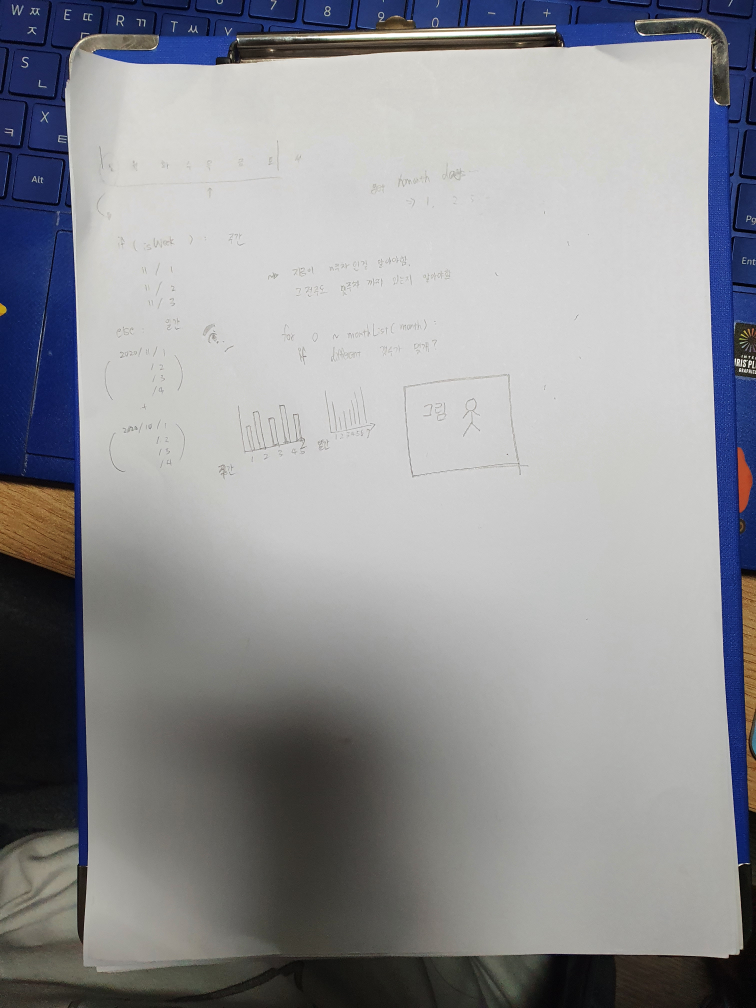
//> input picture ImageContrast/ImageContrast/imgex.jpg, 3024 x 4032 px (shown at 1/4 size)
$ ./imageContrast   (built with g++ and OpenCV 4)
//> lines starting //> are read from the running program, lines starting //| are printed output that depends on the picture
#include <opencv2/opencv.hpp>
#include <opencv2/highgui/highgui.hpp>
#include <vector>
#include <iostream>

#define DIV_NUM 4.5
#define MAX_GRAYSCALE_VALUE 256

using namespace cv;
using namespace std;

int findMiddleValue(int* histogram, int maxPixel);
void makeGrayHistogram(Mat grayImg, int* histogram, int width, int height);
void contrast(Mat src, Mat dst, float alpha);
int grayAt(Mat img, int x, int y);
int imgAt(Mat img, int x, int y, int c);
void setAt(Mat img, int x, int y, int c, int value);

int main(void) {
	Mat img = imread("imgex.jpg", IMREAD_COLOR);
//> img is the input picture: 4032 rows x 3024 cols, CV_8UC3; mean B, G, R 150.2, 146.7, 146

	int height = img.rows;
//> height = 4032
	int width = img.cols;
//> width = 3024

	Mat dst;

	Mat img_higher_contrast = Mat::zeros(height, width, CV_8UC3);
	// We can get contrasted image with adjusting alpha value ( which need to be over 1 ).
	contrast(img, img_higher_contrast, 1.15);
//> in contrast, `cvtColor(src, gray, COLOR_BGR2GRAY);`:
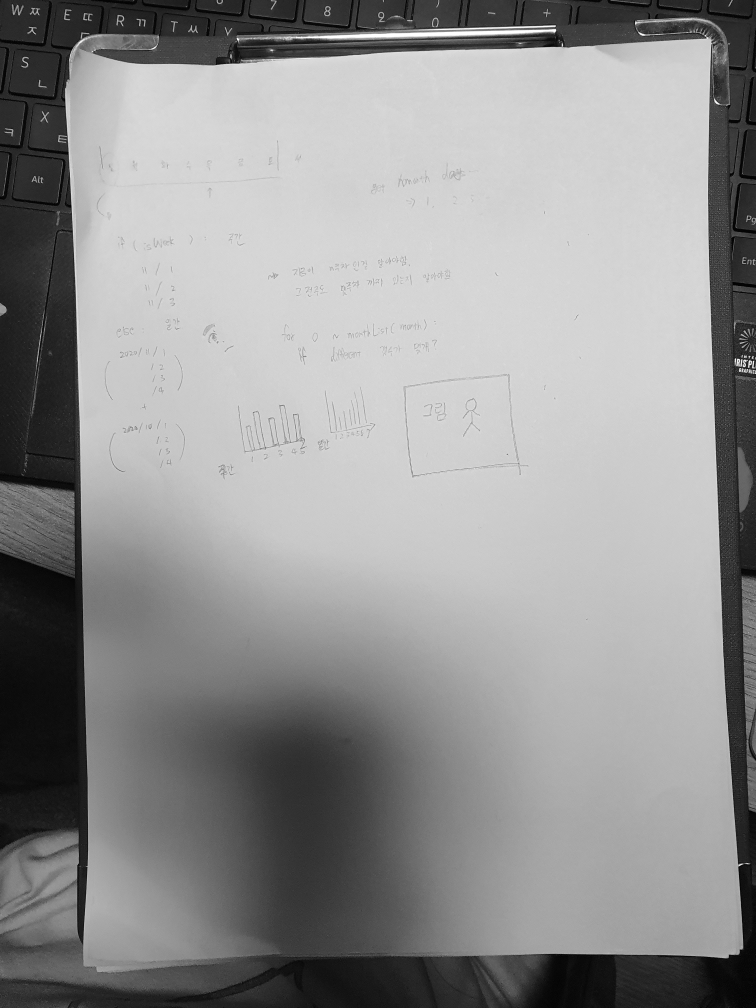
//> gray: 4032 rows x 3024 cols, CV_8UC1 (shown at 1/4 size); min 0, max 255, mean 147
//> in contrast, `makeGrayHistogram(gray, histogram, width, height);`: histogram = 256 values, max 500287 at index 211, min 173 at index 240, mean 47628
//> in findMiddleValue, `int addUp = histogram[index];`: addUp = 253
//> the loop in findMiddleValue, `while (addUp < int(maxPixel / 2))` made 173 passes
//> addUp on passes 1 to 3: 2102, 7833, 17104
//> after the loop in findMiddleValue, `while (addUp < int(maxPixel / 2))`: index = 173; addUp = 6108624
//> in contrast, `int midIndex = findMiddleValue(histogram, width * height);`: midIndex = 173
//> after the loop in contrast, `for (int x = 0; x < width; x++)`:
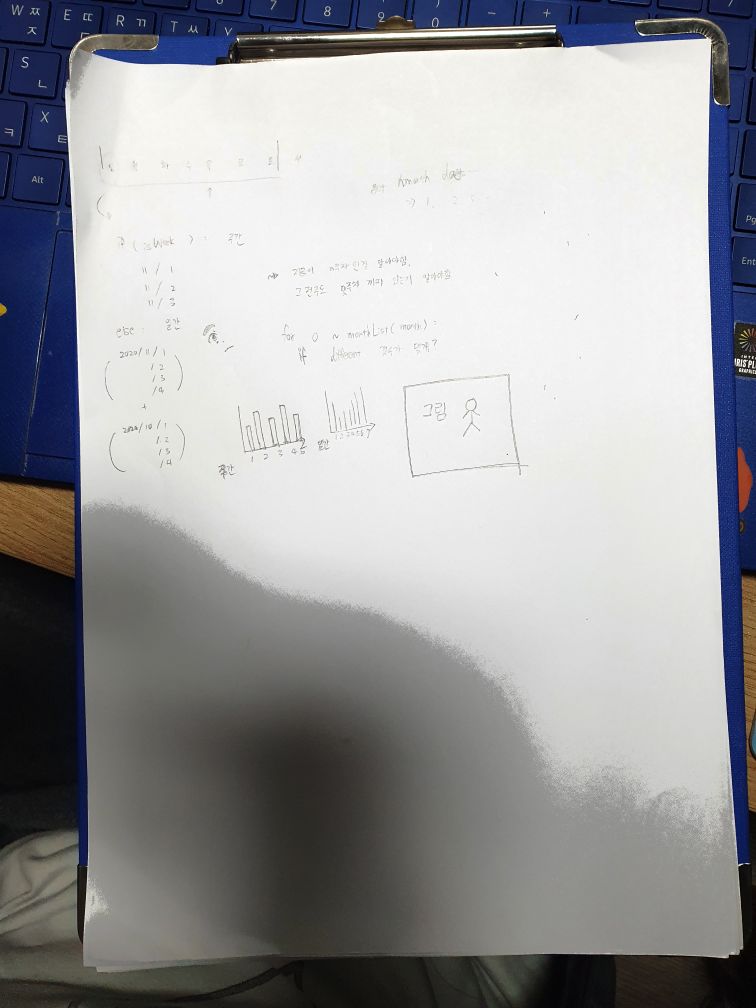
//> dst: 4032 rows x 3024 cols, CV_8UC3 (shown at 1/4 size); mean B, G, R 158.6, 155.8, 155.2
	// equalizeHist(img, img_higher_contrast);
	//img.convertTo(img_higher_contrast, -1, 1.5, 0);

	resize(img_higher_contrast, dst, Size(int(width / DIV_NUM), int(height / DIV_NUM)), 0, 0, INTER_LINEAR);
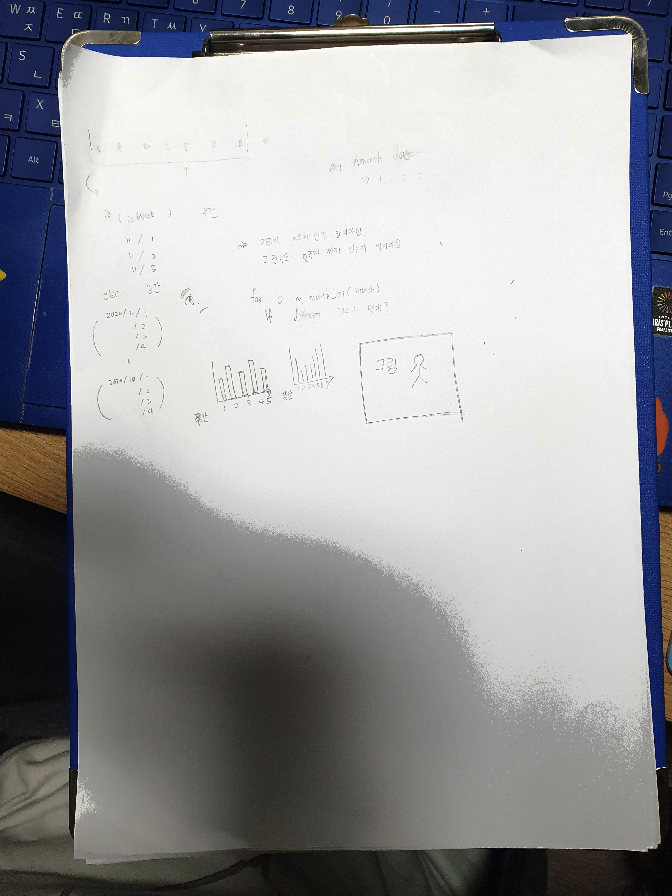
//> dst: 896 rows x 672 cols, CV_8UC3; mean B, G, R 158.5, 155.8, 155.1
	imshow("예시 파일", dst);
	waitKey();
	return 0;
}

void contrast(Mat src, Mat dst, float alpha) {
	// src의 입력에서 alpha 만큼 강조하여 대비를 준다.
	Mat gray;
	cvtColor(src, gray, COLOR_BGR2GRAY);
	int height = gray.rows;
	int width = gray.cols;
	int histogram[MAX_GRAYSCALE_VALUE];

	// Init for histogram.
	for (int i = 0; i < MAX_GRAYSCALE_VALUE; i++) {
		histogram[i] = 0;
	}

	// Set histogram.
	makeGrayHistogram(gray, histogram, width, height);
	int midIndex = findMiddleValue(histogram, width * height);

	for (int x = 0; x < width; x++) {
		for (int y = 0; y < height; y++) {
			for (int c = 0; c < 3; c++) {
				// 만약 가운데 값보다 작다면 더 어둡게 만듬. 아니라면 더 밝게 만듬.
				if (grayAt(gray, x, y) < midIndex)
					setAt(dst, x, y, c, int(imgAt(src, x, y, c) * (1 / alpha)));
				else
					setAt(dst, x, y, c, int(imgAt(src, x, y, c) * alpha));
			}
		}
	}
}

void makeGrayHistogram(Mat grayImg, int* histogram, int width, int height) {
	for (int x = 0; x < width; x++) {
		for (int y = 0; y < height; y++) {
			histogram[grayAt(grayImg, x, y)]++;
		}
	}
}

int findMiddleValue(int* histogram, int maxPixel) {
	// Find Middle value of histogram variance.
	int index = 0;
	int addUp = histogram[index];

	while (addUp < int(maxPixel / 2)) {
		index++;
		if (index >= MAX_GRAYSCALE_VALUE) {
			// 255 만 있는 경우에는 가장 마지막 index를 return 해야함.
			index--;
			break;
		}
		addUp += histogram[index];
	}

	return index;
}

int grayAt(Mat img, int x, int y) {
	return img.at<uchar>(y, x);
}

int imgAt(Mat img, int x, int y, int c) {
	return img.at<Vec3b>(y, x)[c];
}

void setAt(Mat img, int x, int y, int c, int value) {
	if (value > 255) {
		img.at<Vec3b>(y, x)[c] = 255;
	}
	else if (value < 0) {
		img.at<Vec3b>(y, x)[c] = 0;
	}
	else {
		img.at<Vec3b>(y, x)[c] = value;
	}
}
